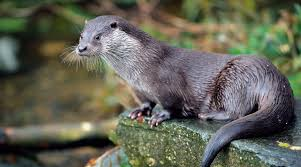
#> input picture imagens/imagem.jpg, 301 x 167 px
$ python main.py   (older library calls are emulated)
#> lines starting #> are read from the running program, lines starting #| are printed output that depends on the picture
import cv2
import os
import matplotlib.pyplot as plt

# Cria a pasta de saída caso ela não exista
os.makedirs("resultados", exist_ok=True)

# Carrega a imagem
imagem = cv2.imread("imagens/imagem.jpg")
#> imagem is the input picture: shape (167, 301, 3); mean B, G, R 85.6, 99.6, 99

# Verifica se a imagem foi encontrada
if imagem is None:
    print("Erro: imagem não encontrada!")
    exit()

# Salva a imagem original
cv2.imwrite("resultados/original.jpg", imagem)

# Aplica filtro de média
media_3 = cv2.blur(imagem, (3, 3))
media_5 = cv2.blur(imagem, (5, 5))

cv2.imwrite("resultados/media_3x3.jpg", media_3)
cv2.imwrite("resultados/media_5x5.jpg", media_5)

# Aplica filtro de mediana
mediana_3 = cv2.medianBlur(imagem, 3)
mediana_5 = cv2.medianBlur(imagem, 5)

cv2.imwrite("resultados/mediana_3x3.jpg", mediana_3)
cv2.imwrite("resultados/mediana_5x5.jpg", mediana_5)

# Converte para tons de cinza para aplicar Sobel
cinza = cv2.cvtColor(imagem, cv2.COLOR_BGR2GRAY)
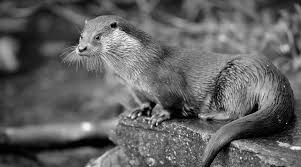
#> cinza: shape (167, 301); min 0, max 254, mean 97.8

# Calcula as bordas horizontais e verticais
sobel_x = cv2.Sobel(cinza, cv2.CV_64F, 1, 0, ksize=3)
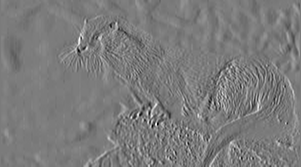
#> sobel_x: shape (167, 301) float64; min -626, max 667, mean 1; drawn with min black and max white
sobel_y = cv2.Sobel(cinza, cv2.CV_64F, 0, 1, ksize=3)
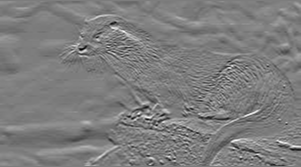
#> sobel_y: shape (167, 301) float64; min -634, max 650, mean 1.2; drawn with min black and max white

# Converte os resultados para exibição
sobel_x = cv2.convertScaleAbs(sobel_x)
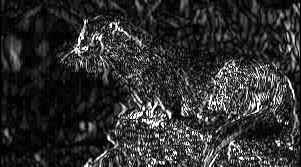
#> sobel_x: shape (167, 301); min 0, max 255, mean 46.6
sobel_y = cv2.convertScaleAbs(sobel_y)
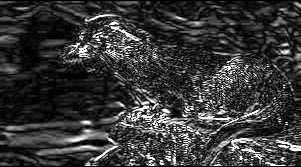
#> sobel_y: shape (167, 301); min 0, max 255, mean 55.4

# Combina as bordas encontradas
sobel = cv2.addWeighted(sobel_x, 0.5, sobel_y, 0.5, 0)
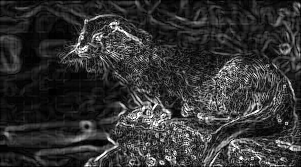
#> sobel: shape (167, 301); min 0, max 255, mean 51

cv2.imwrite("resultados/sobel.jpg", sobel)

# Cria uma imagem comparando todos os filtros
fig, axes = plt.subplots(2, 3, figsize=(12, 8))

imagens = [
    (cv2.cvtColor(imagem, cv2.COLOR_BGR2RGB), "Original"),
    (cv2.cvtColor(media_3, cv2.COLOR_BGR2RGB), "Media 3x3"),
    (cv2.cvtColor(media_5, cv2.COLOR_BGR2RGB), "Media 5x5"),
    (cv2.cvtColor(mediana_3, cv2.COLOR_BGR2RGB), "Mediana 3x3"),
    (cv2.cvtColor(mediana_5, cv2.COLOR_BGR2RGB), "Mediana 5x5"),
    (sobel, "Sobel")
]

for ax, (img, titulo) in zip(axes.ravel(), imagens):

    # Exibe imagem colorida ou em escala de cinza
    if len(img.shape) == 2:
        ax.imshow(img, cmap="gray")
    else:
        ax.imshow(img)

    ax.set_title(titulo)
    ax.axis("off")
#> this loop made 6 passes
#> titulo on passes 1 to 6: 'Original', 'Media 3x3', 'Media 5x5', 'Mediana 3x3', 'Mediana 5x5', 'Sobel'

plt.tight_layout()

# Salva a comparação final
plt.savefig(
    "resultados/comparacao_filtros.png",
    dpi=300,
    bbox_inches="tight"
)
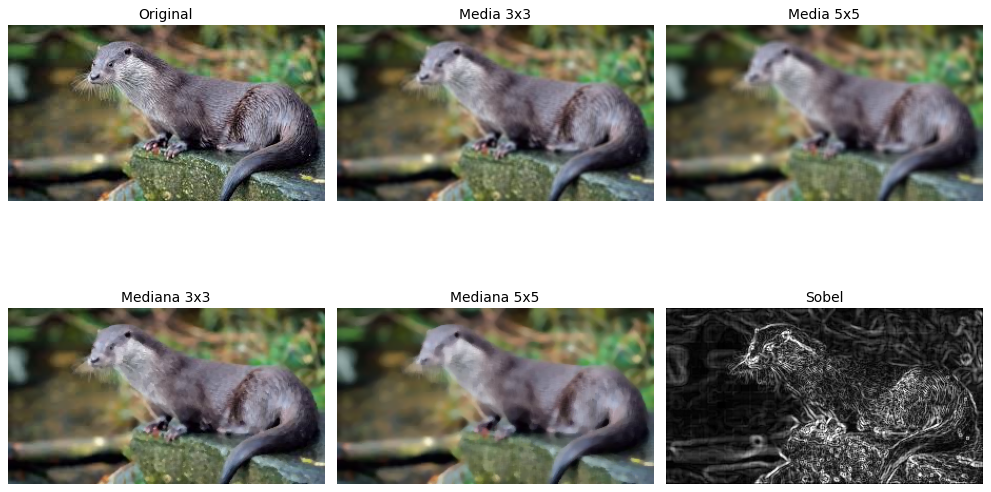
#> figure drawn by matplotlib, 6 panels

plt.close()

print("Filtros Aplicados com Sucesso")
